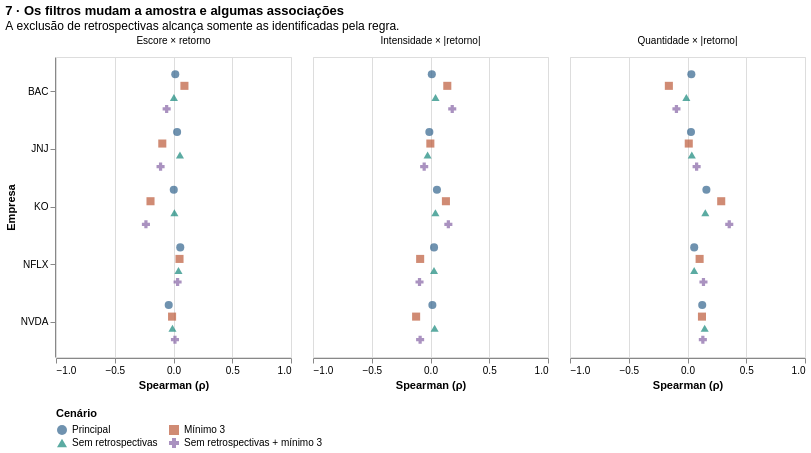

The notebook cell saved with this chart:
### Markdown cell above
### Etapa 3 — Desenhar e comparar

O gráfico usa os coeficientes calculados acima; a tabela permite consultar seus valores. Os nomes abreviados da legenda se referem às retrospectivas identificadas pela regra.

### Code cell
q7 = alt.Chart(sensibilidade).mark_point(filled=True, size=65).encode(
    x=alt.X('rho:Q', title='Spearman (ρ)', scale=alt.Scale(domain=[-1, 1])),
    y=alt.Y('stock:N', title='Empresa', sort=EMPRESAS),
    yOffset=alt.YOffset('cenario:N', sort=CENARIOS),
    color=alt.Color('cenario:N', title='Cenário', scale=alt.Scale(domain=CENARIOS,
        range=['#32648D', '#BD5B3A', '#16877B', '#8664A5']),
        legend=alt.Legend(orient='bottom', columns=2, labelLimit=300)),
    shape=alt.Shape('cenario:N', title='Cenário', scale=alt.Scale(domain=CENARIOS,
        range=['circle', 'square', 'triangle-up', 'cross']),
        legend=alt.Legend(orient='bottom', columns=2, labelLimit=300)),
    tooltip=['stock:N', 'cenario:N', 'n:Q', alt.Tooltip('rho:Q', format='.4f')]
).properties(width=235, height=300).facet(
    column=alt.Column('metrica:N', title=None, sort=[m[2] for m in metricas])
).properties(title=alt.TitleParams(
    text='7 · Os filtros mudam a amostra e algumas associações',
    subtitle='A exclusão de retrospectivas alcança somente as identificadas pela regra.'))
display(q7)
display(sensibilidade.pivot(index=['stock', 'cenario'], columns='metrica', values='rho').round(3))

### Figure 1 — Vega-Lite specification as saved in the notebook (floating-point values rounded to 4 significant figures)
{"$schema": "https://vega.github.io/schema/vega-lite/v6.4.1.json", "config": {"view": {"continuousHeight": 300, "continuousWidth": 300}}, "data": {"name": "data-d428e50bda37d263e4b03686bd1c7843"}, "datasets": {"data-d428e50bda37d263e4b03686bd1c7843": [{"cenario": "Principal", "metrica": "Escore × retorno", "n": 438, "rho": 0.01505, "stock": "BAC"}, {"cenario": "Principal", "metrica": "Intensidade × |retorno|", "n": 438, "rho": 0.01116, "stock": "BAC"}, {"cenario": "Principal", "metrica": "Quantidade × |retorno|", "n": 438, "rho": 0.03265, "stock": "BAC"}, {"cenario": "Principal", "metrica": "Escore × retorno", "n": 446, "rho": 0.03068, "stock": "JNJ"}, {"cenario": "Principal", "metrica": "Intensidade × |retorno|", "n": 446, "rho": -0.00974, "stock": "JNJ"}, {"cenario": "Principal", "metrica": "Quantidade × |retorno|", "n": 446, "rho": 0.02973, "stock": "JNJ"}, {"cenario": "Principal", "metrica": "Escore × retorno", "n": 334, "rho": 0.002334, "stock": "KO"}, {"cenario": "Principal", "metrica": "Intensidade × |retorno|", "n": 334, "rho": 0.05479, "stock": "KO"}, {"cenario": "Principal", "metrica": "Quantidade × |retorno|", "n": 334, "rho": 0.1608, "stock": "KO"}, {"cenario": "Principal", "metrica": "Escore × retorno", "n": 627, "rho": 0.05752, "stock": "NFLX"}, {"cenario": "Principal", "metrica": "Intensidade × |retorno|", "n": 627, "rho": 0.03007, "stock": "NFLX"}, {"cenario": "Principal", "metrica": "Quantidade × |retorno|", "n": 627, "rho": 0.05704, "stock": "NFLX"}, {"cenario": "Principal", "metrica": "Escore × retorno", "n": 542, "rho": -0.04064, "stock": "NVDA"}, {"cenario": "Principal", "metrica": "Intensidade × |retorno|", "n": 542, "rho": 0.01599, "stock": "NVDA"}, {"cenario": "Principal", "metrica": "Quantidade × |retorno|", "n": 542, "rho": 0.1252, "stock": "NVDA"}, {"cenario": "Mínimo 3", "metrica": "Escore × retorno", "n": 88, "rho": 0.09302, "stock": "BAC"}, {"cenario": "Mínimo 3", "metrica": "Intensidade × |retorno|", "n": 88, "rho": 0.143, "stock": "BAC"}, {"cenario": "Mínimo 3", "metrica": "Quantidade × |retorno|", "n": 88, "rho": -0.1586, "stock": "BAC"}, {"cenario": "Mínimo 3", "metrica": "Escore × retorno", "n": 123, "rho": -0.09536, "stock": "JNJ"}, {"cenario": "Mínimo 3", "metrica": "Intensidade × |retorno|", "n": 123, "rho": -0.001296, "stock": "JNJ"}, {"cenario": "Mínimo 3", "metrica": "Quantidade × |retorno|", "n": 123, "rho": 0.01067, "stock": "JNJ"}, {"cenario": "Mínimo 3", "metrica": "Escore × retorno", "n": 58, "rho": -0.1957, "stock": "KO"}, {"cenario": "Mínimo 3", "metrica": "Intensidade × |retorno|", "n": 58, "rho": 0.1312, "stock": "KO"}, {"cenario": "Mínimo 3", "metrica": "Quantidade × |retorno|", "n": 58, "rho": 0.2869, "stock": "KO"}, {"cenario": "Mínimo 3", "metrica": "Escore × retorno", "n": 307, "rho": 0.05115, "stock": "NFLX"}, {"cenario": "Mínimo 3", "metrica": "Intensidade × |retorno|", "n": 307, "rho": -0.08804, "stock": "NFLX"}, {"cenario": "Mínimo 3", "metrica": "Quantidade × |retorno|", "n": 307, "rho": 0.1031, "stock": "NFLX"}, {"cenario": "Mínimo 3", "metrica": "Escore × retorno", "n": 207, "rho": -0.01214, "stock": "NVDA"}, {"cenario": "Mínimo 3", "metrica": "Intensidade × |retorno|", "n": 207, "rho": -0.1224, "stock": "NVDA"}, {"cenario": "Mínimo 3", "metrica": "Quantidade × |retorno|", "n": 207, "rho": 0.1231, "stock": "NVDA"}, {"cenario": "Sem retrospectivas", "metrica": "Escore × retorno", "n": 409, "rho": 0.003534, "stock": "BAC"}, {"cenario": "Sem retrospectivas", "metrica": "Intensidade × |retorno|", "n": 409, "rho": 0.04276, "stock": "BAC"}, {"cenario": "Sem retrospectivas", "metrica": "Quantidade × |retorno|", "n": 409, "rho": -0.009816, "stock": "BAC"}, {"cenario": "Sem retrospectivas", "metrica": "Escore × retorno", "n": 438, "rho": 0.05501, "stock": "JNJ"}, {"cenario": "Sem retrospectivas", "metrica": "Intensidade × |retorno|", "n": 438, "rho": -0.02479, "stock": "JNJ"}, {"cenario": "Sem retrospectivas", "metrica": "Quantidade × |retorno|", "n": 438, "rho": 0.03658, "stock": "JNJ"}, {"cenario": "Sem retrospectivas", "metrica": "Escore × retorno", "n": 327, "rho": 0.007648, "stock": "KO"}, {"cenario": "Sem retrospectivas", "metrica": "Intensidade × |retorno|", "n": 327, "rho": 0.04175, "stock": "KO"}, {"cenario": "Sem retrospectivas", "metrica": "Quantidade × |retorno|", "n": 327, "rho": 0.1515, "stock": "KO"}, {"cenario": "Sem retrospectivas", "metrica": "Escore × retorno", "n": 607, "rho": 0.04226, "stock": "NFLX"}, {"cenario": "Sem retrospectivas", "metrica": "Intensidade × |retorno|", "n": 607, "rho": 0.02976, "stock": "NFLX"}, {"cenario": "Sem retrospectivas", "metrica": "Quantidade × |retorno|", "n": 607, "rho": 0.05697, "stock": "NFLX"}, {"cenario": "Sem retrospectivas", "metrica": "Escore × retorno", "n": 490, "rho": -0.008893, "stock": "NVDA"}, {"cenario": "Sem retrospectivas", "metrica": "Intensidade × |retorno|", "n": 490, "rho": 0.03516, "stock": "NVDA"}, {"cenario": "Sem retrospectivas", "metrica": "Quantidade × |retorno|", "n": 490, "rho": 0.1463, "stock": "NVDA"}, {"cenario": "Sem retrospectivas + mínimo 3", "metrica": "Escore × retorno", "n": 74, "rho": -0.05822, "stock": "BAC"}, {"cenario": "Sem retrospectivas + mínimo 3", "metrica": "Intensidade × |retorno|", "n": 74, "rho": 0.185, "stock": "BAC"}, {"cenario": "Sem retrospectivas + mínimo 3", "metrica": "Quantidade × |retorno|", "n": 74, "rho": -0.09413, "stock": "BAC"}, {"cenario": "Sem retrospectivas + mínimo 3", "metrica": "Escore × retorno", "n": 116, "rho": -0.11, "stock": "JNJ"}, {"cenario": "Sem retrospectivas + mínimo 3", "metrica": "Intensidade × |retorno|", "n": 116, "rho": -0.05373, "stock": "JNJ"}, {"cenario": "Sem retrospectivas + mínimo 3", "metrica": "Quantidade × |retorno|", "n": 116, "rho": 0.07756, "stock": "JNJ"}, {"cenario": "Sem retrospectivas + mínimo 3", "metrica": "Escore × retorno", "n": 55, "rho": -0.2347, "stock": "KO"}, {"cenario": "Sem retrospectivas + mínimo 3", "metrica": "Intensidade × |retorno|", "n": 55, "rho": 0.1519, "stock": "KO"}, {"cenario": "Sem retrospectivas + mínimo 3", "metrica": "Quantidade × |retorno|", "n": 55, "rho": 0.3553, "stock": "KO"}, {"cenario": "Sem retrospectivas + mínimo 3", "metrica": "Escore × retorno", "n": 286, "rho": 0.03485, "stock": "NFLX"}, {"cenario": "Sem retrospectivas + mínimo 3", "metrica": "Intensidade × |retorno|", "n": 286, "rho": -0.09347, "stock": "NFLX"}, {"cenario": "Sem retrospectivas + mínimo 3", "metrica": "Quantidade × |retorno|", "n": 286, "rho": 0.1359, "stock": "NFLX"}, {"cenario": "Sem retrospectivas + mínimo 3", "metrica": "Escore × retorno", "n": 166, "rho": 0.01235, "stock": "NVDA"}, {"cenario": "Sem retrospectivas + mínimo 3", "metrica": "Intensidade × |retorno|", "n": 166, "rho": -0.08829, "stock": "NVDA"}, {"cenario": "Sem retrospectivas + mínimo 3", "metrica": "Quantidade × |retorno|", "n": 166, "rho": 0.1306, "stock": "NVDA"}]}, "facet": {"column": {"field": "metrica", "sort": ["Escore × retorno", "Intensidade × |retorno|", "Quantidade × |retorno|"], "title": null, "type": "nominal"}}, "spec": {"encoding": {"color": {"field": "cenario", "legend": {"columns": 2, "labelLimit": 300, "orient": "bottom"}, "scale": {"domain": ["Principal", "Mínimo 3", "Sem retrospectivas", "Sem retrospectivas + mínimo 3"], "range": ["#32648D", "#BD5B3A", "#16877B", "#8664A5"]}, "title": "Cenário", "type": "nominal"}, "shape": {"field": "cenario", "legend": {"columns": 2, "labelLimit": 300, "orient": "bottom"}, "scale": {"domain": ["Principal", "Mínimo 3", "Sem retrospectivas", "Sem retrospectivas + mínimo 3"], "range": ["circle", "square", "triangle-up", "cross"]}, "title": "Cenário", "type": "nominal"}, "tooltip": [{"field": "stock", "type": "nominal"}, {"field": "cenario", "type": "nominal"}, {"field": "n", "type": "quantitative"}, {"field": "rho", "format": ".4f", "type": "quantitative"}], "x": {"field": "rho", "scale": {"domain": [-1, 1]}, "title": "Spearman (ρ)", "type": "quantitative"}, "y": {"field": "stock", "sort": ["BAC", "JNJ", "KO", "NFLX", "NVDA"], "title": "Empresa", "type": "nominal"}, "yOffset": {"field": "cenario", "sort": ["Principal", "Mínimo 3", "Sem retrospectivas", "Sem retrospectivas + mínimo 3"], "type": "nominal"}}, "height": 300, "mark": {"filled": true, "size": 65, "type": "point"}, "width": 235}, "title": {"subtitle": "A exclusão de retrospectivas alcança somente as identificadas pela regra.", "text": "7 · Os filtros mudam a amostra e algumas associações"}}
